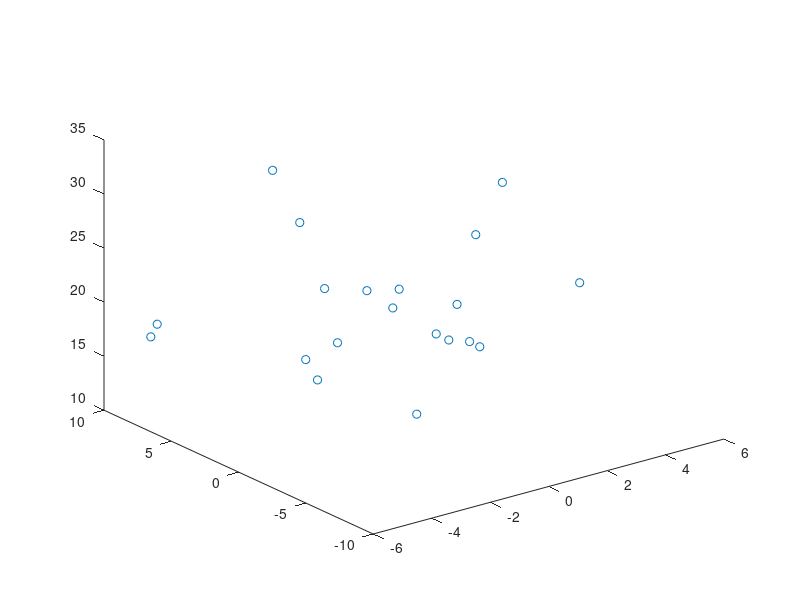

This chart was generated by the following MATLAB code: (Note: this script raises an error after producing the figure.)
% S�parateurs � Vaste Marge pour r�gression

clear all
close all
global ikernel  % type de noyau choisi. 1: produit scalaire dans Rp
                                       % 2: noyau gaussien
                                       
% Les parametres des SVR 
 epsilon=0.5;           % demi largeur de la bande
 ikernel=2;             % choix du type de noyau
 C_ecart= 50;           % coef pour l'�cart permis 
 
 
%donn�es X et Y Les points Xi Yi pour la regression
% Xi est  une colonne de Rn ( fonction cherch�e de Rn dans R)
% Les Xi sont stock�s dans X 
% Les Y sont stock�s en ligne dans Y 

load antennes_2d_train  C  S  % Dans le fichier antenne, C contient X' et 
                              % S contient Y'
X=C';
Y=S';
npoints=size(X,2);    % nombre de points d'apprentissage

% dessin des points en 3D ( � modifier si essais avex X dans R   
plot3(X(1,:),X(2,:),Y,'o')
hold on

%
% -----------------------------------------------------------
% Partie que les �l�ves doivent programmer

% M�thode UZAWA gradient � pas constant pour probl�me dual
na=2*npoints; % nombre de multiplicateurs alpha 
u1=epsilon*ones(na,1);  % vecteurs colonne
u2=[Y'; -Y'];
u3=[ones(npoints,1); -ones(npoints,1)];

% assemblage matrice de la forme quadratique du probl�me dual, A

for i=1:npoints
    for j=1:npoints
        B(i,j) = kernel(X(:,i),X(:,j));
    end
end

A = [B,-B;-B,B];


% A faire....

% quelques initialisations pour la boucle de gradient
alpha0=2.5*abs(rand(na,1)); % point de d�part (0, ou autre): r�glable
pasgrad=1e-2;         % pas du gradient : parametre r�glable
crit_arret=1;         % initialisation critere d'arret
npas=0;               % comptage du nombre de pas
npas_max=100000;      % garde-fou convergence
epsi=1e-4;            % seuil convergence


while and(crit_arret>epsi,npas<npas_max)% boucle de gradient
    npas=npas+1;
    % gradient pas constant 
    % projection d' ABORD sur l'hyperplan
    alpha = alpha0+pasgrad*(-A*alpha0-u1+u2);
    % projection sur  alpha > 0
    alpha = alpha - (u3*(alpha'*u3)/((u3'*u3)));
    % projection sur  alpha<C
    alpha = max(0,alpha);
    alpha = min(alpha,C_ecart);

    % stockage dans vit_conv de la distance entre deux alphas successifs par
    % exemple (donne une id�e de la vitesse � laquelle la suite des alpha se
    % tasse (crit�re de Cauchy)
    crit_arret = norm(alpha-alpha0);
    
    vit_conv(npas) = crit_arret;
    
    alpha0 = alpha;
end

fprintf(' nb iterations: %d crit�re: %e ',npas,crit_arret)

Points_support=find(alpha>epsi)';

pause
% on ne se sert pas directement de w, mais de son produit scalaire 
% avec un vecteur, defini par un noyeau : fonction prodw

% Calcul de b (on le calcule pour chaque pt support, puis on moyenne)
% on devrait v�rifier que chaque pt support fournit le m�me b (aux erreurs
% num�riques pr�s, c'est pouquoi on prend la moyenne)
nb_sup=0;
moy_b=[];
for i=Points_support
    if abs(alpha(i))-C_ecart>epsi
        n_sup=nb_sup+1;
        
        if i>npoints
            k=i-npoints;
            proscal=prodwr(X,alpha,X(:,k));
            moy_b(n_sup)=-proscal+Y(k)+epsilon;
        else
            k=i;
            proscal=prodwr(X,alpha,X(:,k));
            moy_b(n_sup)=-proscal+Y(k)-epsilon;
        end
    end
end

b=mean(moy_b);
 %  on moyenne les b des points supports

%--------------------------------------------------------------

save Modele6d X Y alpha b  % On stocke le materiel qui permetra de reconstruire
                         % la fonction apprise � des fins d'optim.
                         % Construire cette fonction
%
% Dessin du "mod�le" (fonction de regression). 
% % On peut aussi l'appeler en dehors de ce programme
% Dessin_Modele
Dessin_Modele



% % dessin des performances de la convergence 
figure(2)  % dessin des performances de convergence
plot(log(vit_conv),'linewidth',2)
xlabel(' nombre it�rations')
ylabel(' log (ecart)')
title('comportement convergence')
grid
fprintf(' nb iterations: %d crit�re: %e \r',npas,crit_arret)
% 
%% --------------------------------------------------------------------------
